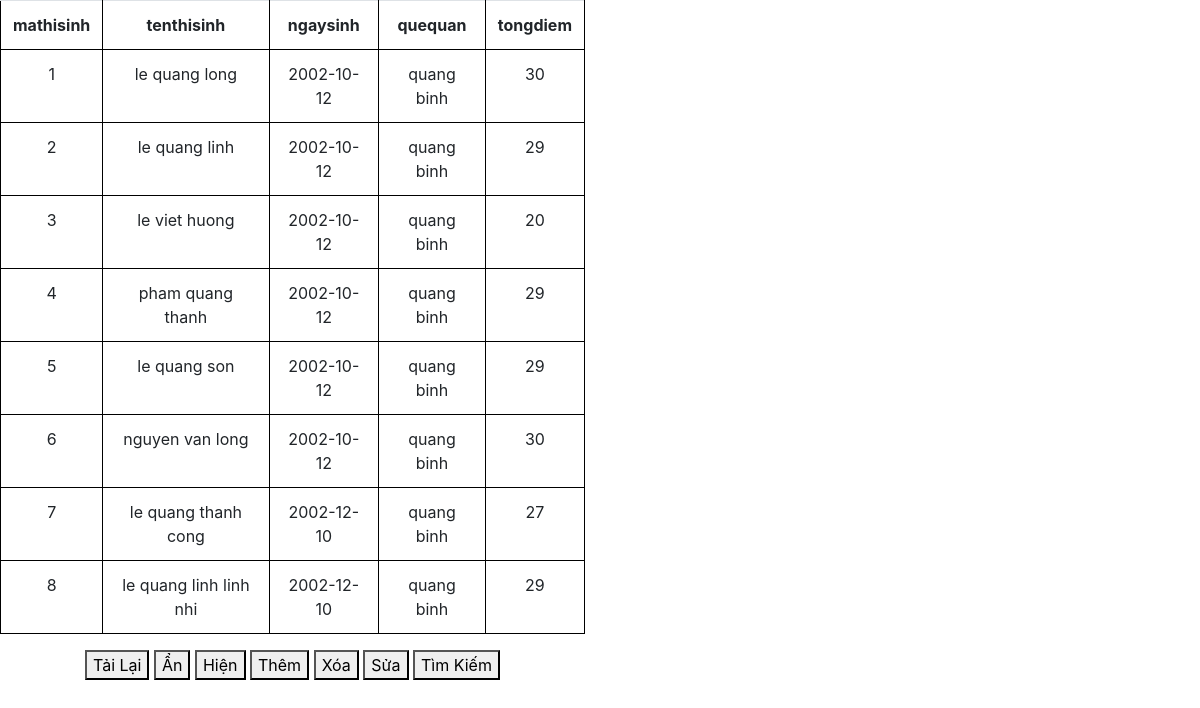
The page / on the database its author committed.
### tables this page shows
CREATE TABLE `thisinh` (
  `mathisinh` int(11) NOT NULL,
  `tenthisinh` varchar(30) NOT NULL,
  `ngaysinh` date NOT NULL,
  `quequan` varchar(30) NOT NULL,
  `tongdiem` int(10) NOT NULL
);

### mvc/core/controller.php (called while the page is built, shortened)
<?php
class controller{
    function call_view($view,$data=[]){
        require_once "./mvc/views/".$view.".php";
    }
}
?>

### mvc/controllers/home.php (called while the page is built)
<?php
class home extends controller{
    function show(){
        $model = $this->call_model("homeModel");
        $this->call_view("homeView",[
            "model"=>$model
        ]);
    }
}
?>

### index.php (called while the page is built, shortened)
<?php
    new app();
?>

### mvc/models/homeModel.php (the view, shortened to what this page needs)
<?php
class homeModel extends connectDB{
    function selectAllStudents(){
        $conn = $this->GetConn();
        $sql = "SELECT * FROM thisinh";
        $query = $conn->prepare($sql);
        $query->execute();
        if($query->rowCount() > 0){
            $result = $query->fetchAll(PDO::FETCH_ASSOC);
            return json_encode($result);
        }
    }
    function showAllStudent(){
        $arr = array_values((array)json_decode($this->selectAllStudents()));
        $arrTitle = $this->getTitle($arr);
        $count = count($arr);
        $countTitle = count($arrTitle);
        echo "<table class='table'>";
            echo "<tr>";
                for ($i=0; $i < $countTitle; $i++) {
                    echo "<th>$arrTitle[$i]</th>";
                }
            echo "</tr>";
            for ($i=0; $i < $count; $i++) {
                echo "<tr>";
                    $arrChild = array_values((array)$arr[$i]);
                    for ($j=0; $j < $countTitle; $j++) {
                        echo "<td>$arrChild[$j]</td>";
                    }
                echo "</tr>";
            }
        echo "</table>";
    }
    function getTitle($arr){
        return $arrTitle = array_keys((array)$arr[0]);
    }
}
?>

### mvc/core/app.php (shortened to what this page needs)
<?php
class app{
    protected $controller = "home";
    protected $action = "show";
    protected $params = [];
    function __construct(){
        if(isset($_GET["url"])){
            $arr = $this->UrlProcess();
            if(isset($arr[0]) && file_exists("./mvc/controllers/$arr[0].php")){
                $this->controller = $arr[0];
            }unset($arr[0]);
            require_once "./mvc/controllers/$this->controller.php";
            $this->controller = new $this->controller;
            if(isset($arr[1])){
                if(method_exists($this->controller,$arr[1])){
                    $this->action = $arr[1];
                }else{
                    $this->params[] = $arr[1];
                }
            }
            unset($arr[1]);
            if(isset($arr[2])){
                $arr =  array_values((array)$arr);
                if(isset($this->params[0])){
                    $this->params = array_merge($this->params,$arr);
                }else{
                    $this->params = array_values($arr);
                }
                call_user_func_array(array($this->controller,$this->action),$this->params);
            }else{
                if(isset($this->params[0])){
                    call_user_func_array(array($this->controller,$this->action),$this->params);
                }else{
                    call_user_func_array(array($this->controller,$this->action),["overView"]);
                }
            }
       }else{
            $this->controller = new $this->controller;
            call_user_func_array(array($this->controller,$this->action),["overView"]);
       }
    }
}
?>

### mvc/views/homeView.php (shortened to what this page needs)
<!DOCTYPE html>
<html lang="en">
<head>
    <link rel="stylesheet" href="./public/css/style.css">
    <link rel="stylesheet" href="https://maxcdn.bootstrapcdn.com/bootstrap/4.5.2/css/bootstrap.min.css">
</head>
<body>
    <div class="row">
        <div class="content text-center col-sm-6" id="content">
            <div class="con" id="con">
                <?php
                    $data["model"]->showAllStudent();
                ?>
            </div>
            <button id="reLoad">Tải Lại</button>
            <button id="An">Ẩn</button>
            <button id="Hien">Hiện</button>
            <button id="showinputThem">Thêm</button>
            <button id="showinputXoa">Xóa</button>
            <button id="showinputSua">Sửa</button>
            <button id="showinputTimKiem">Tìm Kiếm</button>
        </div>
        <div class="inputSV col-sm-6">
        </div>
    </div>
</body>
</html>

### public/css/style.css (style rules this page uses)
table, th, td { border: 1px solid black; }

### rows shown on the page
thisinh: mathisinh "1", tenthisinh "le quang long", ngaysinh "2002-10-12", quequan "quang binh", tongdiem "30"
thisinh: mathisinh "2", tenthisinh "le quang linh", ngaysinh "2002-10-12", quequan "quang binh", tongdiem "29"
thisinh: mathisinh "3", tenthisinh "le viet huong", ngaysinh "2002-10-12", quequan "quang binh", tongdiem "20"
thisinh: mathisinh "4", tenthisinh "pham quang thanh", ngaysinh "2002-10-12", quequan "quang binh", tongdiem "29"
thisinh: mathisinh "5", tenthisinh "le quang son", ngaysinh "2002-10-12", quequan "quang binh", tongdiem "29"
thisinh: mathisinh "6", tenthisinh "nguyen van long", ngaysinh "2002-10-12", quequan "quang binh", tongdiem "30"
thisinh: mathisinh "7", tenthisinh "le quang thanh cong", ngaysinh "2002-12-10", quequan "quang binh", tongdiem "27"
thisinh: mathisinh "8", tenthisinh "le quang linh linh nhi", ngaysinh "2002-12-10", quequan "quang binh", tongdiem "29"

### other values the page prints
$arrTitle[$i] "mathisinh"
$arrTitle[$i] "tenthisinh"
$arrTitle[$i] "ngaysinh"
$arrTitle[$i] "quequan"
$arrTitle[$i] "tongdiem"
